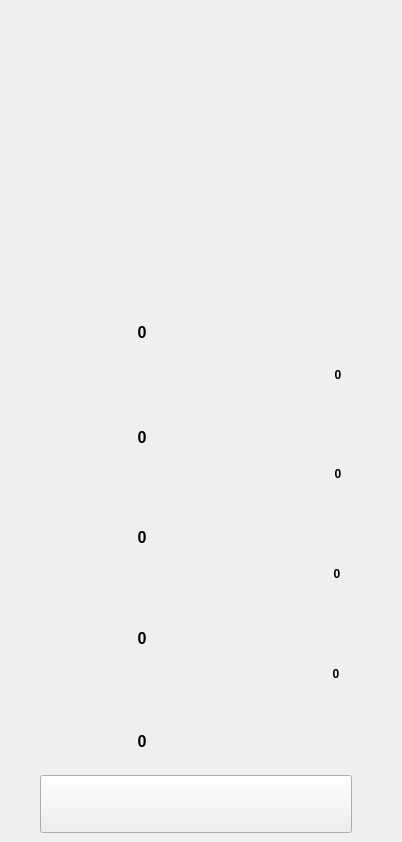
    <widget class="QWidget" name="classic">
     <widget class="QPushButton" name="classicrepitition">
      <property name="geometry">
       <rect>
        <x>162</x>
        <y>170</y>
        <width>69</width>
        <height>58</height>
       </rect>
      </property>
      <property name="styleSheet">
       <string notr="true">background:none;</string>
      </property>
      <property name="text">
       <string/>
      </property>
      <property name="flat">
       <bool>true</bool>
      </property>
     </widget>
     <widget class="QPushButton" name="start_2">
      <property name="geometry">
       <rect>
        <x>40</x>
        <y>775</y>
        <width>312</width>
        <height>58</height>
       </rect>
      </property>
      <property name="styleSheet">
       <string notr="true">border-image: url(:/buttons/exerciseimg/start.png);</string>
      </property>
      <property name="text">
       <string/>
      </property>
     </widget>
     <widget class="QPushButton" name="classicduration">
      <property name="geometry">
       <rect>
        <x>46</x>
        <y>169</y>
        <width>69</width>
        <height>58</height>
       </rect>
      </property>
      <property name="styleSheet">
       <string notr="true">background:none;</string>
      </property>
      <property name="text">
       <string/>
      </property>
      <property name="flat">
       <bool>true</bool>
      </property>
     </widget>
     <widget class="QLabel" name="classiclabelduration1_2">
      <property name="geometry">
       <rect>
        <x>129</x>
        <y>429</y>
        <width>26</width>
        <height>16</height>
       </rect>
      </property>
      <property name="font">
       <font>
        <family>Arial</family>
        <pointsize>12</pointsize>
        <weight>75</weight>
        <bold>true</bold>
       </font>
      </property>
      <property name="styleSheet">
       <string notr="true">background:none;</string>
      </property>
      <property name="text">
       <string>0</string>
      </property>
      <property name="alignment">
       <set>Qt::AlignCenter</set>
      </property>
     </widget>
     <widget class="QLabel" name="classiclabelduration1_3">
      <property name="geometry">
       <rect>
        <x>129</x>
        <y>733</y>
        <width>26</width>
        <height>16</height>
       </rect>
      </property>
      <property name="font">
       <font>
        <family>Arial</family>
        <pointsize>12</pointsize>
        <weight>75</weight>
        <bold>true</bold>
       </font>
      </property>
      <property name="styleSheet">
       <string notr="true">background:none;</string>
      </property>
      <property name="text">
       <string>0</string>
      </property>
      <property name="alignment">
       <set>Qt::AlignCenter</set>
      </property>
     </widget>
     <widget class="QLabel" name="headerbg_5">
      <property name="geometry">
       <rect>
        <x>0</x>
        <y>1</y>
        <width>393</width>
        <height>250</height>
       </rect>
      </property>
      <property name="styleSheet">
       <string notr="true">border-image: url(:/background/exerciseimg/exercisebg2.png);</string>
      </property>
      <property name="text">
       <string/>
      </property>
     </widget>
     <widget class="QLabel" name="headerbg_6">
      <property name="geometry">
       <rect>
        <x>39</x>
        <y>257</y>
        <width>342</width>
        <height>505</height>
       </rect>
      </property>
      <property name="styleSheet">
       <string notr="true">background:none;
border-image: url(:/background/exerciseimg/allclassic.png);</string>
      </property>
      <property name="text">
       <string/>
      </property>
     </widget>
     <widget class="QLabel" name="classiclabelrest">
      <property name="geometry">
       <rect>
        <x>325</x>
        <y>466</y>
        <width>26</width>
        <height>16</height>
       </rect>
      </property>
      <property name="font">
       <font>
        <family>Arial</family>
        <pointsize>9</pointsize>
        <weight>75</weight>
        <bold>true</bold>
       </font>
      </property>
      <property name="styleSheet">
       <string notr="true">background:none;</string>
      </property>
      <property name="text">
       <string>0</string>
      </property>
      <property name="alignment">
       <set>Qt::AlignCenter</set>
      </property>
     </widget>
     <widget class="QLabel" name="classiclabelrest_2">
      <property name="geometry">
       <rect>
        <x>324</x>
        <y>566</y>
        <width>26</width>
        <height>16</height>
       </rect>
      </property>
      <property name="font">
       <font>
        <family>Arial</family>
        <pointsize>9</pointsize>
        <weight>75</weight>
        <bold>true</bold>
       </font>
      </property>
      <property name="styleSheet">
       <string notr="true">background:none;</string>
      </property>
      <property name="text">
       <string>0</string>
      </property>
      <property name="alignment">
       <set>Qt::AlignCenter</set>
      </property>
     </widget>
     <widget class="QLabel" name="classiclabelduration1_4">
      <property name="geometry">
       <rect>
        <x>129</x>
        <y>324</y>
        <width>26</width>
        <height>16</height>
       </rect>
      </property>
      <property name="font">
       <font>
        <family>Arial</family>
        <pointsize>12</pointsize>
        <weight>75</weight>
        <bold>true</bold>
       </font>
      </property>
      <property name="styleSheet">
       <string notr="true">background:none;</string>
      </property>
      <property name="text">
       <string>0</string>
      </property>
      <property name="alignment">
       <set>Qt::AlignCenter</set>
      </property>
     </widget>
     <widget class="QLabel" name="classiclabelrest_3">
      <property name="geometry">
       <rect>
        <x>325</x>
        <y>367</y>
        <width>26</width>
        <height>16</height>
       </rect>
      </property>
      <property name="font">
       <font>
        <family>Arial</family>
        <pointsize>9</pointsize>
        <weight>75</weight>
        <bold>true</bold>
       </font>
      </property>
      <property name="styleSheet">
       <string notr="true">background:none;</string>
      </property>
      <property name="text">
       <string>0</string>
      </property>
      <property name="alignment">
       <set>Qt::AlignCenter</set>
      </property>
     </widget>
     <widget class="QLabel" name="classiclabelduration1_5">
      <property name="geometry">
       <rect>
        <x>129</x>
        <y>630</y>
        <width>26</width>
        <height>16</height>
       </rect>
      </property>
      <property name="font">
       <font>
        <family>Arial</family>
        <pointsize>12</pointsize>
        <weight>75</weight>
        <bold>true</bold>
       </font>
      </property>
      <property name="styleSheet">
       <string notr="true">background:none;</string>
      </property>
      <property name="text">
       <string>0</string>
      </property>
      <property name="alignment">
       <set>Qt::AlignCenter</set>
      </property>
     </widget>
     <widget class="QLabel" name="classiclabelrest_4">
      <property name="geometry">
       <rect>
        <x>323</x>
        <y>666</y>
        <width>26</width>
        <height>16</height>
       </rect>
      </property>
      <property name="font">
       <font>
        <family>Arial</family>
        <pointsize>9</pointsize>
        <weight>75</weight>
        <bold>true</bold>
       </font>
      </property>
      <property name="styleSheet">
       <string notr="true">background:none;</string>
      </property>
      <property name="text">
       <string>0</string>
      </property>
      <property name="alignment">
       <set>Qt::AlignCenter</set>
      </property>
     </widget>
     <widget class="QLabel" name="classiclabelduration1">
      <property name="geometry">
       <rect>
        <x>129</x>
        <y>529</y>
        <width>26</width>
        <height>16</height>
       </rect>
      </property>
      <property name="font">
       <font>
        <family>Arial</family>
        <pointsize>12</pointsize>
        <weight>75</weight>
        <bold>true</bold>
       </font>
      </property>
      <property name="styleSheet">
       <string notr="true">background:none;</string>
      </property>
      <property name="text">
       <string>0</string>
      </property>
      <property name="alignment">
       <set>Qt::AlignCenter</set>
      </property>
     </widget>
     <widget class="QPushButton" name="classicresttime">
      <property name="geometry">
       <rect>
        <x>278</x>
        <y>171</y>
        <width>69</width>
        <height>58</height>
       </rect>
      </property>
      <property name="styleSheet">
       <string notr="true">background:none;</string>
      </property>
      <property name="text">
       <string/>
      </property>
      <property name="flat">
       <bool>true</bool>
      </property>
     </widget>
     <widget class="QPushButton" name="back2main_5">
      <property name="geometry">
       <rect>
        <x>22</x>
        <y>62</y>
        <width>45</width>
        <height>42</height>
       </rect>
      </property>
      <property name="text">
       <string/>
      </property>
      <property name="iconSize">
       <size>
        <width>50</width>
        <height>50</height>
       </size>
      </property>
      <property name="flat">
       <bool>true</bool>
      </property>
     </widget>
     <zorder>headerbg_6</zorder>
     <zorder>headerbg_5</zorder>
     <zorder>classicrepitition</zorder>
     <zorder>start_2</zorder>
     <zorder>classicduration</zorder>
     <zorder>classiclabelduration1_2</zorder>
     <zorder>classiclabelduration1_3</zorder>
     <zorder>classiclabelrest</zorder>
     <zorder>classiclabelrest_2</zorder>
     <zorder>classiclabelduration1_4</zorder>
     <zorder>classiclabelrest_3</zorder>
     <zorder>classiclabelduration1_5</zorder>
     <zorder>classiclabelrest_4</zorder>
     <zorder>classiclabelduration1</zorder>
     <zorder>classicresttime</zorder>
     <zorder>back2main_5</zorder>
    </widget>
